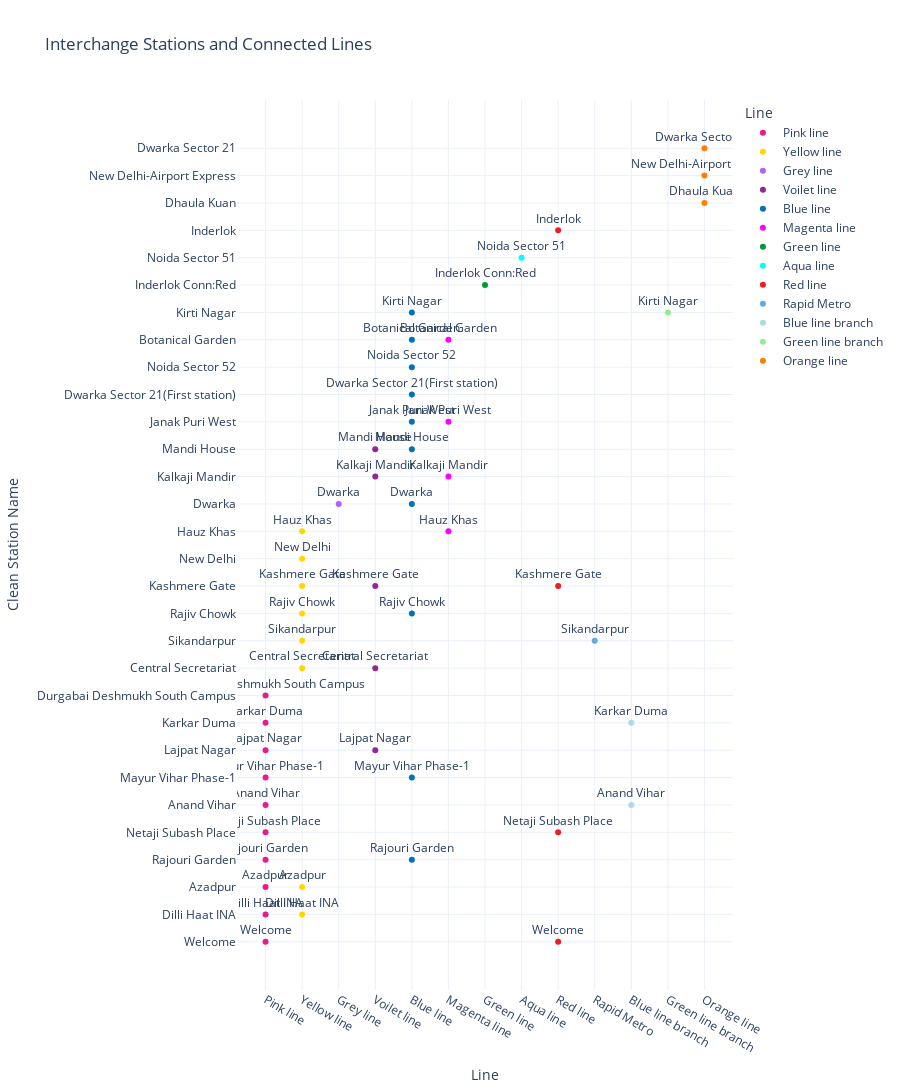

The notebook cell this image was saved under:
### Code cell
line_colors = {
    'Red line':              '#EE1C25',   # red
    'Blue line':             '#0072BC',   # blue
    'Yellow line':           '#FFD700',   # yellow/gold
    'Green line':            '#009933',   # green
    'Voilet line':           '#92278F',   # violet (keeps your spelling)
    'Pink line':             '#E61C8C',   # pink
    'Magenta line':          '#FF00FF',   # magenta
    'Orange line':           '#FF7F00',   # orange
    'Rapid Metro':           '#5DADE2',   # light / cadet blue
    'Aqua line':             '#00FFFF',   # aqua
    'Green line branch':     '#90EE90',   # light green
    'Blue line branch':      '#ADD8E6',   # light blue
    'Gray line':             '#A7A9AC'    # gray
}


fig = px.scatter(
    interchanges,
    x="Line",
    y="Clean Station Name",
    color="Line",
    text="Clean Station Name",
    hover_data=["Connected Lines"],
    title="Interchange Stations and Connected Lines",
    color_discrete_map=line_colors
)
fig.update_traces(textposition="top center")
fig.update_layout(height=1200)
fig.show()

### Figure 1 — Plotly figure (JSON) as saved in the notebook; plotly's stock layout.template omitted (floating-point values rounded to 4 significant figures)
{"data": [{"customdata": [["Red"], ["Yellow"], ["Yellow"], ["Blue"], ["Red"], ["Blue"], ["Blue"], ["Violet"], ["Blue"], ["Orange"]], "hovertemplate": "Line=%{x}<br>Clean Station Name=%{text}<br>Connected Lines=%{customdata[0]}<extra></extra>", "legendgroup": "Pink line", "marker": {"color": "#E61C8C", "symbol": "circle"}, "mode": "markers+text", "name": "Pink line", "orientation": "v", "showlegend": true, "text": ["Welcome", "Dilli Haat INA", "Azadpur", "Rajouri Garden", "Netaji Subash Place", "Anand Vihar", "Mayur Vihar Phase-1", "Lajpat Nagar", "Karkar Duma", "Durgabai Deshmukh South Campus"], "textposition": "top center", "type": "scatter", "x": ["Pink line", "Pink line", "Pink line", "Pink line", "Pink line", "Pink line", "Pink line", "Pink line", "Pink line", "Pink line"], "xaxis": "x", "y": ["Welcome", "Dilli Haat INA", "Azadpur", "Rajouri Garden", "Netaji Subash Place", "Anand Vihar", "Mayur Vihar Phase-1", "Lajpat Nagar", "Karkar Duma", "Durgabai Deshmukh South Campus"], "yaxis": "y"}, {"customdata": [["Violet"], ["Rapid"], ["Blue"], ["Violet"], ["Orange"], ["Magenta"], ["Pink"], ["Pink"]], "hovertemplate": "Line=%{x}<br>Clean Station Name=%{text}<br>Connected Lines=%{customdata[0]}<extra></extra>", "legendgroup": "Yellow line", "marker": {"color": "#FFD700", "symbol": "circle"}, "mode": "markers+text", "name": "Yellow line", "orientation": "v", "showlegend": true, "text": ["Central Secretariat", "Sikandarpur", "Rajiv Chowk", "Kashmere Gate", "New Delhi", "Hauz Khas", "Azadpur", "Dilli Haat INA"], "textposition": "top center", "type": "scatter", "x": ["Yellow line", "Yellow line", "Yellow line", "Yellow line", "Yellow line", "Yellow line", "Yellow line", "Yellow line"], "xaxis": "x", "y": ["Central Secretariat", "Sikandarpur", "Rajiv Chowk", "Kashmere Gate", "New Delhi", "Hauz Khas", "Azadpur", "Dilli Haat INA"], "yaxis": "y"}, {"customdata": [["Blue"]], "hovertemplate": "Line=%{x}<br>Clean Station Name=%{text}<br>Connected Lines=%{customdata[0]}<extra></extra>", "legendgroup": "Grey line", "marker": {"color": "#ab63fa", "symbol": "circle"}, "mode": "markers+text", "name": "Grey line", "orientation": "v", "showlegend": true, "text": ["Dwarka"], "textposition": "top center", "type": "scatter", "x": ["Grey line"], "xaxis": "x", "y": ["Dwarka"], "yaxis": "y"}, {"customdata": [["Yellow"], ["Yellow"], ["Magenta"], ["Blue"], ["Pink"]], "hovertemplate": "Line=%{x}<br>Clean Station Name=%{text}<br>Connected Lines=%{customdata[0]}<extra></extra>", "legendgroup": "Voilet line", "marker": {"color": "#92278F", "symbol": "circle"}, "mode": "markers+text", "name": "Voilet line", "orientation": "v", "showlegend": true, "text": ["Kashmere Gate", "Central Secretariat", "Kalkaji Mandir", "Mandi House", "Lajpat Nagar"], "textposition": "top center", "type": "scatter", "x": ["Voilet line", "Voilet line", "Voilet line", "Voilet line", "Voilet line"], "xaxis": "x", "y": ["Kashmere Gate", "Central Secretariat", "Kalkaji Mandir", "Mandi House", "Lajpat Nagar"], "yaxis": "y"}, {"customdata": [["Magenta"], ["Orange"], ["Pink"], ["Aqua"], ["Pink"], ["Violet"], ["Gray"], ["Magenta"], ["Yellow"], ["Green"]], "hovertemplate": "Line=%{x}<br>Clean Station Name=%{text}<br>Connected Lines=%{customdata[0]}<extra></extra>", "legendgroup": "Blue line", "marker": {"color": "#0072BC", "symbol": "circle"}, "mode": "markers+text", "name": "Blue line", "orientation": "v", "showlegend": true, "text": ["Janak Puri West", "Dwarka Sector 21(First station)", "Mayur Vihar Phase-1", "Noida Sector 52", "Rajouri Garden", "Mandi House", "Dwarka", "Botanical Garden", "Rajiv Chowk", "Kirti Nagar"], "textposition": "top center", "type": "scatter", "x": ["Blue line", "Blue line", "Blue line", "Blue line", "Blue line", "Blue line", "Blue line", "Blue line", "Blue line", "Blue line"], "xaxis": "x", "y": ["Janak Puri West", "Dwarka Sector 21(First station)", "Mayur Vihar Phase-1", "Noida Sector 52", "Rajouri Garden", "Mandi House", "Dwarka", "Botanical Garden", "Rajiv Chowk", "Kirti Nagar"], "yaxis": "y"}, {"customdata": [["Violet"], ["Yellow"], ["Blue"], ["Blue"]], "hovertemplate": "Line=%{x}<br>Clean Station Name=%{text}<br>Connected Lines=%{customdata[0]}<extra></extra>", "legendgroup": "Magenta line", "marker": {"color": "#FF00FF", "symbol": "circle"}, "mode": "markers+text", "name": "Magenta line", "orientation": "v", "showlegend": true, "text": ["Kalkaji Mandir", "Hauz Khas", "Botanical Garden", "Janak Puri West"], "textposition": "top center", "type": "scatter", "x": ["Magenta line", "Magenta line", "Magenta line", "Magenta line"], "xaxis": "x", "y": ["Kalkaji Mandir", "Hauz Khas", "Botanical Garden", "Janak Puri West"], "yaxis": "y"}, {"customdata": [["None"]], "hovertemplate": "Line=%{x}<br>Clean Station Name=%{text}<br>Connected Lines=%{customdata[0]}<extra></extra>", "legendgroup": "Green line", "marker": {"color": "#009933", "symbol": "circle"}, "mode": "markers+text", "name": "Green line", "orientation": "v", "showlegend": true, "text": ["Inderlok Conn:Red"], "textposition": "top center", "type": "scatter", "x": ["Green line"], "xaxis": "x", "y": ["Inderlok Conn:Red"], "yaxis": "y"}, {"customdata": [["Blue"]], "hovertemplate": "Line=%{x}<br>Clean Station Name=%{text}<br>Connected Lines=%{customdata[0]}<extra></extra>", "legendgroup": "Aqua line", "marker": {"color": "#00FFFF", "symbol": "circle"}, "mode": "markers+text", "name": "Aqua line", "orientation": "v", "showlegend": true, "text": ["Noida Sector 51"], "textposition": "top center", "type": "scatter", "x": ["Aqua line"], "xaxis": "x", "y": ["Noida Sector 51"], "yaxis": "y"}, {"customdata": [["Violet,Yellow"], ["Pink"], ["Pink"], ["Green"]], "hovertemplate": "Line=%{x}<br>Clean Station Name=%{text}<br>Connected Lines=%{customdata[0]}<extra></extra>", "legendgroup": "Red line", "marker": {"color": "#EE1C25", "symbol": "circle"}, "mode": "markers+text", "name": "Red line", "orientation": "v", "showlegend": true, "text": ["Kashmere Gate", "Welcome", "Netaji Subash Place", "Inderlok"], "textposition": "top center", "type": "scatter", "x": ["Red line", "Red line", "Red line", "Red line"], "xaxis": "x", "y": ["Kashmere Gate", "Welcome", "Netaji Subash Place", "Inderlok"], "yaxis": "y"}, {"customdata": [["Yellow"]], "hovertemplate": "Line=%{x}<br>Clean Station Name=%{text}<br>Connected Lines=%{customdata[0]}<extra></extra>", "legendgroup": "Rapid Metro", "marker": {"color": "#5DADE2", "symbol": "circle"}, "mode": "markers+text", "name": "Rapid Metro", "orientation": "v", "showlegend": true, "text": ["Sikandarpur"], "textposition": "top center", "type": "scatter", "x": ["Rapid Metro"], "xaxis": "x", "y": ["Sikandarpur"], "yaxis": "y"}, {"customdata": [["Pink"], ["Pink"]], "hovertemplate": "Line=%{x}<br>Clean Station Name=%{text}<br>Connected Lines=%{customdata[0]}<extra></extra>", "legendgroup": "Blue line branch", "marker": {"color": "#ADD8E6", "symbol": "circle"}, "mode": "markers+text", "name": "Blue line branch", "orientation": "v", "showlegend": true, "text": ["Karkar Duma", "Anand Vihar"], "textposition": "top center", "type": "scatter", "x": ["Blue line branch", "Blue line branch"], "xaxis": "x", "y": ["Karkar Duma", "Anand Vihar"], "yaxis": "y"}, {"customdata": [["Blue"]], "hovertemplate": "Line=%{x}<br>Clean Station Name=%{text}<br>Connected Lines=%{customdata[0]}<extra></extra>", "legendgroup": "Green line branch", "marker": {"color": "#90EE90", "symbol": "circle"}, "mode": "markers+text", "name": "Green line branch", "orientation": "v", "showlegend": true, "text": ["Kirti Nagar"], "textposition": "top center", "type": "scatter", "x": ["Green line branch"], "xaxis": "x", "y": ["Kirti Nagar"], "yaxis": "y"}, {"customdata": [["Pink"], ["Yellow"], ["Blue"]], "hovertemplate": "Line=%{x}<br>Clean Station Name=%{text}<br>Connected Lines=%{customdata[0]}<extra></extra>", "legendgroup": "Orange line", "marker": {"color": "#FF7F00", "symbol": "circle"}, "mode": "markers+text", "name": "Orange line", "orientation": "v", "showlegend": true, "text": ["Dhaula Kuan", "New Delhi-Airport Express", "Dwarka Sector 21"], "textposition": "top center", "type": "scatter", "x": ["Orange line", "Orange line", "Orange line"], "xaxis": "x", "y": ["Dhaula Kuan", "New Delhi-Airport Express", "Dwarka Sector 21"], "yaxis": "y"}], "layout": {"height": 1200, "legend": {"title": {"text": "Line"}, "tracegroupgap": 0}, "title": {"text": "Interchange Stations and Connected Lines"}, "xaxis": {"anchor": "y", "categoryarray": ["Pink line", "Yellow line", "Grey line", "Voilet line", "Blue line", "Magenta line", "Green line", "Aqua line", "Red line", "Rapid Metro", "Blue line branch", "Green line branch", "Orange line"], "categoryorder": "array", "domain": [0, 1], "title": {"text": "Line"}}, "yaxis": {"anchor": "x", "domain": [0, 1], "title": {"text": "Clean Station Name"}}}}
